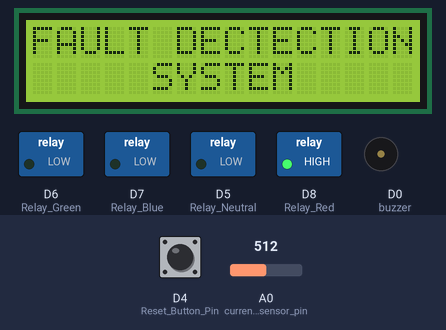
Bench run of a sketch on a simulated ESP8266 (NodeMCU). Shown: 16×2 character LCD, switched loads named in the sketch (green lamp = pin HIGH), buzzer (waves = sounding, pin HIGH). The test bench sets the inputs (shaded band); at power-on: D4 (Reset_Button_Pin) LOW, A0 (current_sensor_pin) = 512. WiFi joins after 1.5 s; servers stay silent unless stated; what the sketch prints to the serial monitor is not drawn.

Above: at 3.4 s.
3.5 s: D4 (Reset_Button_Pin) pulled HIGH for 0.4 s
At 5.4 s:
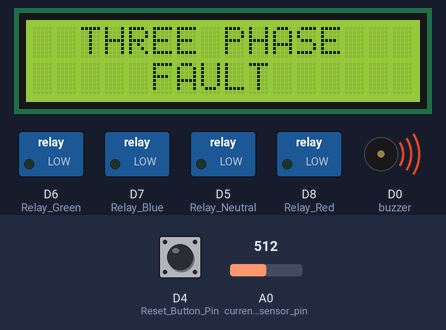
At 8.1 s:
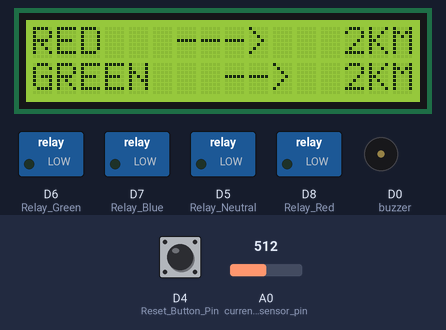
8.6 s: A0 (current_sensor_pin) set to 757
11.4 s: A0 (current_sensor_pin) set to 790
At 14.5 s:
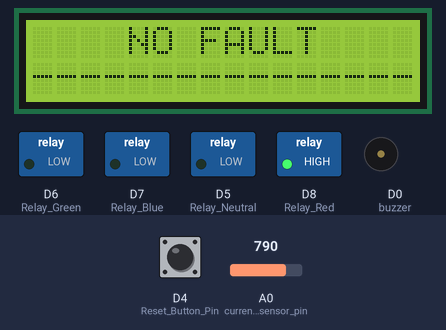
14.9 s: A0 (current_sensor_pin) set to 716
Timing chart, 0 to 20.6 s (numbered marks = the images above; inputs shaded):
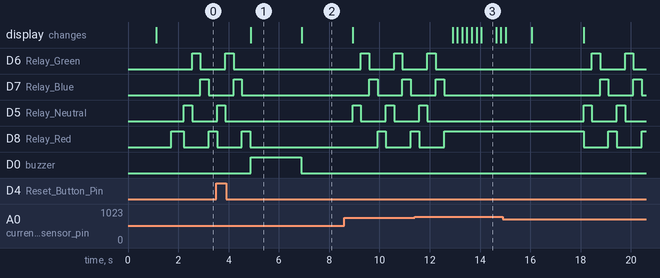

The sketch:

code.ino
```cpp
#include <Arduino.h>
#if defined(ESP32)
#include <WiFi.h>
#elif defined(ESP8266)
#include <ESP8266WiFi.h>
#endif
#include <Wire.h>
#include <LiquidCrystal_I2C.h>
#include <SoftwareSerial.h>

// Insert your network credentials
#define WIFI_SSID "happy home 2G"
#define WIFI_PASSWORD "GBCLASSES"

String distance_Path;
String faulttype_Path;
bool signupOK = false;
LiquidCrystal_I2C lcd(0x27,16,2);
const int Relay_Neutral = D5;
const int Relay_Green = D6;
const int Relay_Blue = D7;
const int Relay_Red = D8;

int sensor_value;
float current;
const int current_sensor_pin = A0;
const int Reset_Button_Pin = D4;
const int buzzer = D0;
int neutral_current;
int green_current;
int blue_current;
int red_current;
bool Neutral_Line = false;
bool Green_Line = false;
bool Blue_Line = false;
bool Red_Line = false;
bool initial = false;
bool circuit_breakers_trip = false;
bool curr_print = false;
String distance = " ";
int button_state = 0;
int fault_current = 0;
int send_distance = 0;
String send_faulttype = "nof";
double pickup_value;

void setup() {
  Serial.begin(9600);
  lcd.begin();
  lcd.backlight();
  WiFi.begin(WIFI_SSID, WIFI_PASSWORD);
  Serial.print("Connecting to Wi-Fi");
  lcd.clear();
  lcd.print("  TRANSMISSION");
  lcd.setCursor(0, 1);
  lcd.print("      LINE");
  delay(1000);
  lcd.clear();
  lcd.print("FAULT DECTECTION");
  lcd.setCursor (0, 1);
  lcd.print("     SYSTEM");
  while (WiFi.status() != WL_CONNECTED){
    Serial.print(".");
    delay(300);
  }
  Serial.println();
  Serial.print("Connected with IP: ");
  Serial.println(WiFi.localIP());
  Serial.println();

  pinMode(Reset_Button_Pin, INPUT);
  pinMode(Relay_Neutral, OUTPUT);
  pinMode(Relay_Green, OUTPUT);
  pinMode(Relay_Blue, OUTPUT);
  pinMode(Relay_Red, OUTPUT);
  pinMode(buzzer, OUTPUT);

  // Set PicKUp Current Value by reading normal Load current
  digitalWrite(Relay_Red, HIGH);
  delay(500);
  pickup_value = 2565;
  digitalWrite(Relay_Red, LOW);
}

void loop() {
  button_state = digitalRead(Reset_Button_Pin);
  circuit_breakers_trip = false;
  lines_current_read();
  faulty_lines();
  if (((Neutral_Line) && (Green_Line)) || ((Neutral_Line) && (Blue_Line)) || ((Neutral_Line) && (Red_Line)) || ((Green_Line) && (Blue_Line)) || ((Green_Line) && (Red_Line)) || ((Blue_Line) && (Red_Line))){
    circuit_breakers_trip = true;
    lines_current_read();
    while (button_state == HIGH){
      if ((Red_Line) && (Blue_Line) && (Green_Line)){
        Serial.println("Three Phase Fault Detected");
        send_faulttype = "tpf";
        curr_print = false;
        lcd.clear();
        lcd.print("  THREE PHASE");
        lcd.setCursor(0, 1);
        lcd.print("     FAULT");
        digitalWrite(buzzer, HIGH);
        delay(2000);
        digitalWrite(buzzer, LOW);
        print_3_phase_distances();
      }
      else if (((Red_Line) && (Blue_Line)) || ((Blue_Line) && (Green_Line)) || ((Green_Line) && (Red_Line))){
        curr_print = false;
        if (Neutral_Line){
          Serial.println("Double Line to Ground Fault Detected");
          send_faulttype = "dltg";
          lcd.clear();
          lcd.print(" DOUBLE LINE TO");
          lcd.setCursor(0, 1);
          lcd.print("  GROUND FAULT");
          digitalWrite(buzzer, HIGH);
          delay(2000);
          digitalWrite(buzzer, LOW);
          print_double_line_2_ground_distance();
          }
        else{
          Serial.println("Line to Line Fault Detected");
          send_faulttype = "ltl";
          lcd.clear();
          lcd.print("  LINE TO LINE");
          lcd.setCursor(0, 1);
          lcd.print("     FAULT");
          digitalWrite(buzzer, HIGH);
          delay(2000);
          digitalWrite(buzzer, LOW);
          print_line_2_line_distances();
        }
      }
      else if (((Green_Line) && (Neutral_Line)) || ((Red_Line) && (Neutral_Line)) || ((Blue_Line) && (Neutral_Line))){
        Serial.println("Single Line to Ground Fault Detected");
        send_faulttype = "sltg";
        curr_print = false;
        lcd.clear();
        lcd.print(" SINGLE LINE TO");
        lcd.setCursor(0, 1);
        lcd.print("  GROUND FAULT");
        digitalWrite(buzzer, HIGH);
        delay(2000);
        digitalWrite(buzzer, LOW);
        print_single_line_distances();
      }
      button_state = digitalRead(Reset_Button_Pin);
    }
  }
  else{
    if (!curr_print){
      circuit_breakers_trip = false;
      lcd.clear();
      lcd.print("    NO FAULT");
      Serial.println("No Fault Detected");
      print_loading_line();
      send_distance = 0;
      send_faulttype = "nof";
    }
    curr_print = true;
    lcd.clear();
    lcd.print("RED  GREEN  BLUE");
    print_live_currents();
  }
  reset_faulty_Lines();
}

void reset_faulty_Lines(){
  Neutral_Line = false;
  Green_Line = false;
  Blue_Line = false;
  Red_Line = false;
  initial = false;
  fault_current = 0;
}

void lines_current_read(){
  if (circuit_breakers_trip){
    digitalWrite(Relay_Neutral, LOW);
    digitalWrite(Relay_Green, LOW);
    digitalWrite(Relay_Blue, LOW);
    digitalWrite(Relay_Red, LOW);
  }
  else{
    digitalWrite(Relay_Neutral, HIGH);
    digitalWrite(Relay_Green, LOW);
    digitalWrite(Relay_Blue, LOW);
    digitalWrite(Relay_Red, LOW);
    neutral_current = read_current();
    Serial.print("Neutral Current (A): ");
    Serial.println(neutral_current);
    delay(300);

    digitalWrite(Relay_Neutral, LOW);
    digitalWrite(Relay_Green, HIGH);
    digitalWrite(Relay_Blue, LOW);
    digitalWrite(Relay_Red, LOW);
    green_current = read_current();
    Serial.print("Green Current (A): ");
    Serial.println(green_current);
    delay(300);

    digitalWrite(Relay_Neutral, LOW);
    digitalWrite(Relay_Green, LOW);
    digitalWrite(Relay_Blue, HIGH);
    digitalWrite(Relay_Red, LOW);
    blue_current = read_current();
    Serial.print("Blue Current (A): ");
    Serial.println(blue_current);
    delay(300);

    digitalWrite(Relay_Neutral, LOW);
    digitalWrite(Relay_Green, LOW);
    digitalWrite(Relay_Blue, LOW);
    digitalWrite(Relay_Red, HIGH);
    red_current = read_current();
    Serial.print("Red Current (A): ");
    Serial.println(red_current);
    delay(300);
  }
}

int read_current(){
  delay(30);
  float sensitivity = 0.100;
  float vRef = 1000.0;  // ESP8266 ADC works from 0-1V (1000mV)

  // Offset voltage (0.5V when no current flows after scaling via voltage divider)
  float vZero = vRef / 2.0;
  // Read the analog sensor value
  int sensorValue = analogRead(current_sensor_pin);

  // Convert the analog value to voltage (millivolts)
  float voltage = (sensorValue / 1023.0) * vRef;

  // Subtract the offset to get the voltage related to the current
  float voltageOffset = voltage - vZero;

  // Convert the voltage to current (in Amps)
  float current = voltageOffset / sensitivity;
  return current;
}

void faulty_lines(){
  if (neutral_current <= (pickup_value-15)){
    Neutral_Line = true;
  }
  if (green_current <= pickup_value){
    Green_Line = true;
    if (!initial){
      fault_current = green_current;
      fault_distance();
      initial = true;
    }
  }
  if (blue_current <= pickup_value){
    Blue_Line = true;
    if (!initial){
      fault_current = blue_current;
      fault_distance();
      initial = true;
    }
  }
  if (red_current <= pickup_value){
    Red_Line = true;
    if (!initial){
      fault_current = red_current;
      fault_distance();
      initial = true;
    }
  }
}

void print_3_phase_distances(){
  Serial.println("Red, Green and Blue Shorted");
  lcd.clear();
  lcd.print("RED   --->");
  lcd.setCursor(13, 0);
  lcd.print(distance);
  lcd.setCursor(0, 1);
  lcd.print("GREEN   -->");
  lcd.setCursor(13, 1);
  lcd.print(distance);
  delay(2000);
  lcd.clear();
  lcd.print("BLUE    --->");
  lcd.setCursor(13, 0);
  lcd.print(distance);
}

void print_double_line_2_ground_distance(){
  lcd.clear();
  lcd.print("GREEN   -->");
  lcd.setCursor(13, 0);
  lcd.print(distance);
  delay(2000);
  lcd.clear();
  lcd.print("RED     --->");
  lcd.setCursor(13, 0);
  lcd.print(distance);
}

void print_line_2_line_distances(){
  lcd.clear();
  lcd.print("RED   --->");
  lcd.setCursor(13, 0);
  lcd.print(distance);
  lcd.setCursor(0, 1);
  lcd.print("GREEN   -->");
  lcd.setCursor(13, 1);
  lcd.print(distance);
}

void print_single_line_distances(){
  lcd.clear();
  lcd.print("RED   --->");
  lcd.setCursor(13, 0);
  lcd.print(distance);
}

void fault_distance(){
////  if(fault_current < pickup_value)
//if(fault_current > 390)
//{
//    send_distance = 0;
//    send_faulttype = "nof";
//  }
////  else if (fault_current < (pickup_value - 2))
//  else if (fault_current > 387){
//    distance = "8KM";
//    send_distance = 8;
//  }
//  else if (fault_current < (pickup_value -4)){
//    distance = "6KM";
//    send_distance = 6;
//  }
   if (fault_current >=2565){
    distance = "4KM";
    send_distance = 4;
  }
  else{
    distance = "2KM";
    send_distance = 2;
  }
}


void print_live_currents(){
  lcd.clear();
  lcd.print("Neutral Current: ");
  lcd.setCursor(13, 0);
  lcd.print(neutral_current);
  lcd.setCursor(0, 1);
  lcd.print("Green Current: ");
  lcd.setCursor(13, 1);
  lcd.print(green_current);
}


void print_loading_line(){
  lcd.setCursor(0, 1);
  delay(187);
  lcd.print("-");
  delay(187);
  lcd.print("--");
  delay(187);
  lcd.print("---");
  delay(187);
  lcd.print("----");
  delay(187);
  lcd.print("-----");
  delay(187);
  lcd.print("------");
  delay(187);
  lcd.print("-------");
  delay(187);
  lcd.print("--------");
  delay(187);
  lcd.print("---------");
  delay(187);
  lcd.print("----------");
  delay(187);
  lcd.print("-----------");
  delay(187);
  lcd.print("------------");
  delay(187);
  lcd.print("-------------");
  delay(187);
  lcd.print("--------------");
  delay(187);
  lcd.print("---------------");
  delay(187);
  lcd.print("----------------");
  lcd.clear();
  lcd.print(" START  CURRENT");
  lcd.setCursor(0, 1);
  lcd.print("   MONITORING");
  delay(2000);
}
```

Measured:
- the behaviour switches between 774 and 775 on A0 (current_sensor_pin) (found by bisection; images 2 and 3)
- after the input at 3.5 s, D6 (Relay_Green): goes on until 4.2 s, then stays LOW; D7 (Relay_Blue): goes on until 4.5 s, then stays LOW; D5 (Relay_Neutral): goes on until 3.9 s, then stays LOW; D8 (Relay_Red): goes on until 4.9 s, then stays LOW; D0 (buzzer): LOW → HIGH after 1.4 s, → LOW 2.0 s later; the display: changes after 1.4 s (image 1)
- after the input at 11.4 s, D6 (Relay_Green): goes on until 12.2 s, then stays LOW; D7 (Relay_Blue): goes on until 12.6 s, then stays LOW; D5 (Relay_Neutral): goes on until 11.9 s, then stays LOW; D8 (Relay_Red): goes on until 12.6 s, then stays HIGH; the display: first changes after 1.5 s (image 3 shows a later state)
- what the display in image 1 shows lasts 2.0 s, from 4.9 s to 6.9 s
- what the display in image 3 shows lasts 0.5 s, from 14.1 s to 14.6 s
